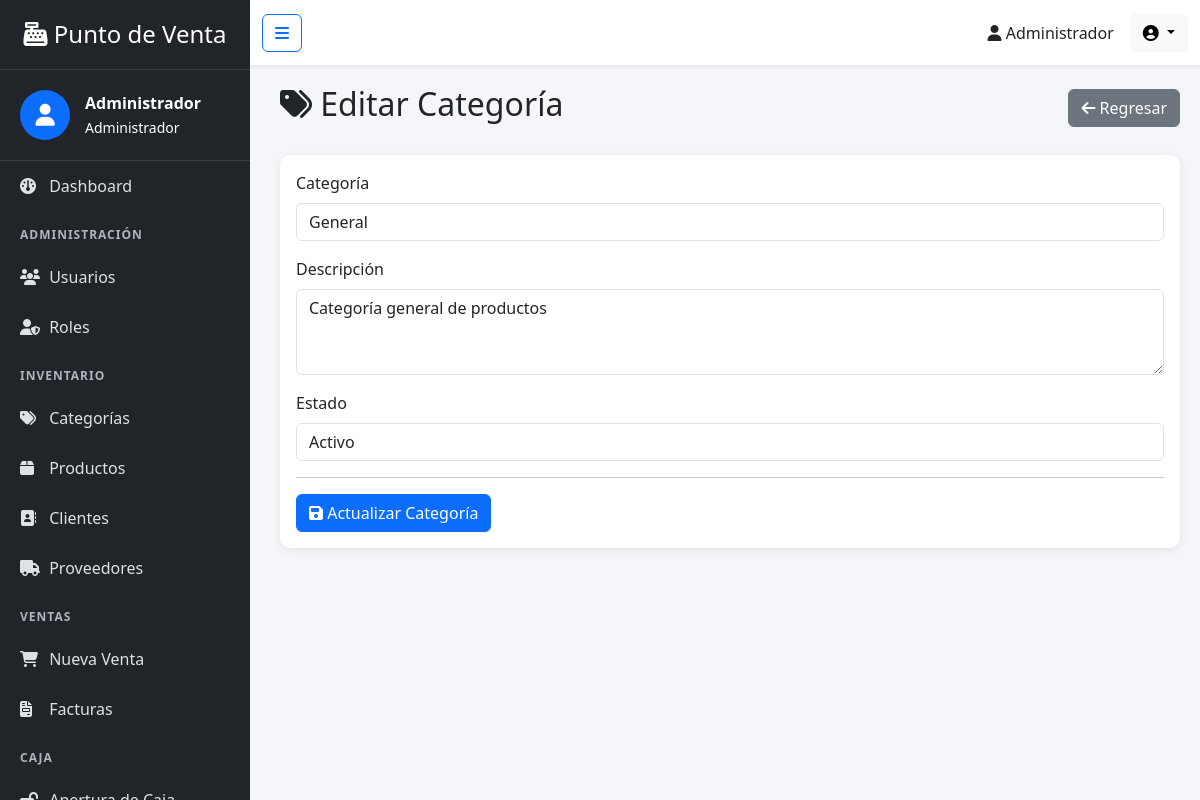
The app's page /editarCategoria.php?id=1 (signed in) with its own data.
### tables this page shows
CREATE TABLE categorias (
    id_categoria INT AUTO_INCREMENT PRIMARY KEY,
    categoria VARCHAR(150) not null unique,
    descripcion varchar(255),
    estado tinyint(1) not null DEFAULT 1,
    fecha_creacion datetime not null default CURRENT_TIMESTAMP,
    fecha_actualizacion datetime null
    on UPDATE CURRENT_TIMESTAMP
    );

### editarCategoria.php (the view, shortened to what this page needs)
<?php
require "config/db.php";
$id_categoria = intval($_GET['id']);
$query = "SELECT * FROM categorias WHERE id_categoria = ?";
$stmt = $conn->prepare($query);
$stmt->bind_param("i", $id_categoria);
$stmt->execute();
$resultado = $stmt->get_result();
$categoria = $resultado->fetch_assoc();
include "includes/header.php";
include "includes/sidebar.php";
include "includes/navbar.php";
?>
<div class="content">
    <div class="d-flex justify-content-between align-items-center mb-4">
        <h2>
            <i class="fa-solid fa-tags"></i>
            Editar Categoría
        </h2>
        <a href="categorias.php" class="btn btn-secondary">
            <i class="fa-solid fa-arrow-left"></i>
            Regresar
        </a>
    </div>
    <div class="card">
        <div class="card-body">
            <form action="controllers/editarCategoria.php" method="POST">
                <div class="mb-3">
                    <label for="categoria" class="form-label">Categoría</label>
                    <input type="text" id="categoria" class="form-control" name="categoria" required
                        value="<?php echo htmlspecialchars($categoria['categoria']); ?>">
                </div>
                <div class="mb-3">
                    <label for="descripcion" class="form-label">Descripción</label>
                    <textarea id="descripcion" class="form-control" name="descripcion" required rows="3"><?php echo htmlspecialchars($categoria['descripcion']); ?></textarea>
                </div>
                <div class="mb-3">
                    <label for="estado" class="form-label">Estado</label>
                    <select id="estado" name="estado" class="form-control">
                        <option value="1" <?php if ($categoria['estado'] == 1) echo "selected"; ?>>Activo</option>
                    </select>
                </div>
                <hr>
                <button type="submit" class="btn btn-primary">
                    <i class="fa-solid fa-floppy-disk"></i>
                    Actualizar Categoría
                </button>
            </form>
        </div>
    </div>
</div>
<?php include "includes/footer.php"; ?>

### includes/header.php (style rules this page uses)
body { background:#f4f6f9; overflow-x:hidden; }
a { text-decoration:none; }
.content { margin-left:260px; padding:20px; transition:margin-left .3s; }
.card { border:none; border-radius:10px; box-shadow:0 2px 10px rgba(0,0,0,.08); }

### records on screen
categorias: categoria "General", descripcion "Categoría general de productos", estado "Activo"

### other values on screen
$_SESSION['nombre'] "Administrador"
$_SESSION['nombre_rol'] "Administrador"
